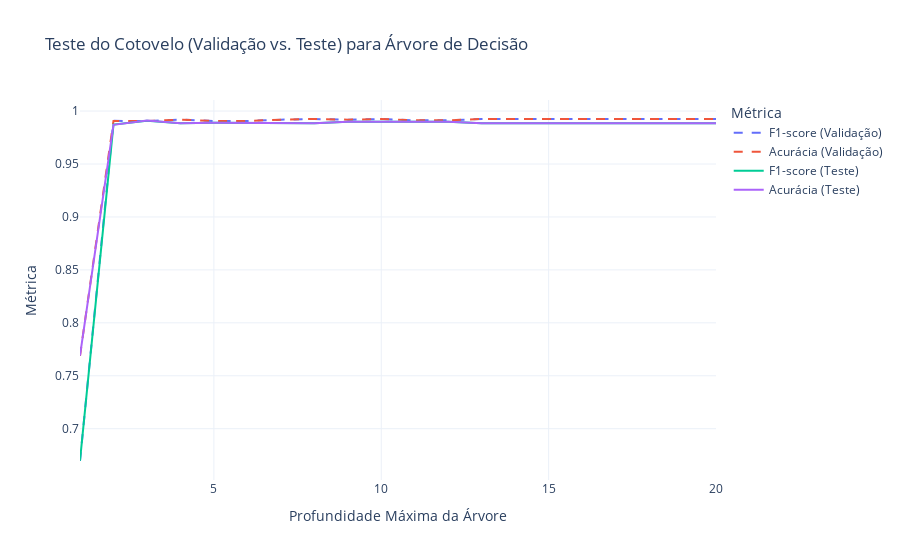

Here is the notebook cell this chart was saved with:
### Code cell
# Teste do cotovelo para a profundidade da árvore
depth_range = range(1, 21) # Testar profundidades de 1 a 20
scores_val = []
precisions_val = []
recalls_val = []
f1s_val = []

scores_test = []
precisions_test = []
recalls_test = []
f1s_test = []

for depth in depth_range:
    ad_model = DecisionTreeClassifier(max_depth=depth, random_state=42)
    ad_model.fit(X_train, y_train)

    # Avaliação na validação
    y_pred_val = ad_model.predict(X_val)
    scores_val.append(accuracy_score(y_val, y_pred_val))
    precisions_val.append(precision_score(y_val, y_pred_val, average='weighted'))
    recalls_val.append(recall_score(y_val, y_pred_val, average='weighted'))
    f1s_val.append(f1_score(y_val, y_pred_val, average='weighted'))

    # Avaliação no teste
    y_pred_test = ad_model.predict(X_test)
    scores_test.append(accuracy_score(y_test, y_pred_test))
    precisions_test.append(precision_score(y_test, y_pred_test, average='weighted'))
    recalls_test.append(recall_score(y_test, y_pred_test, average='weighted'))
    f1s_test.append(f1_score(y_test, y_pred_test, average='weighted'))

# Gráfico interativo do teste do cotovelo para Validação vs Teste
fig = go.Figure()

# Métricas de Validação
fig.add_trace(go.Scatter(x=list(depth_range), y=f1s_val, mode='lines', name='F1-score (Validação)', line=dict(dash='dash')))
fig.add_trace(go.Scatter(x=list(depth_range), y=scores_val, mode='lines', name='Acurácia (Validação)', line=dict(dash='dash')))

# Métricas de Teste
fig.add_trace(go.Scatter(x=list(depth_range), y=f1s_test, mode='lines', name='F1-score (Teste)'))
fig.add_trace(go.Scatter(x=list(depth_range), y=scores_test, mode='lines', name='Acurácia (Teste)'))


fig.update_layout(
    title='Teste do Cotovelo (Validação vs. Teste) para Árvore de Decisão',
    xaxis_title='Profundidade Máxima da Árvore',
    yaxis_title='Métrica',
    legend_title='Métrica',
    template='plotly_white'
)
fig.show()

### Figure 1 — Plotly figure (JSON) as saved in the notebook; plotly's stock layout.template omitted (floating-point values rounded to 4 significant figures)
{"data": [{"line": {"dash": "dash"}, "mode": "lines", "name": "F1-score (Validação)", "type": "scatter", "x": [1, 2, 3, 4, 5, 6, 7, 8, 9, 10, 11, 12, 13, 14, 15, 16, 17, 18, 19, 20], "y": [0.6695, 0.9907, 0.9905, 0.9919, 0.9906, 0.9906, 0.9919, 0.9925, 0.9918, 0.9925, 0.9912, 0.9912, 0.9925, 0.9925, 0.9925, 0.9925, 0.9925, 0.9925, 0.9925, 0.9925]}, {"line": {"dash": "dash"}, "mode": "lines", "name": "Acurácia (Validação)", "type": "scatter", "x": [1, 2, 3, 4, 5, 6, 7, 8, 9, 10, 11, 12, 13, 14, 15, 16, 17, 18, 19, 20], "y": [0.7688, 0.9906, 0.9906, 0.9919, 0.9906, 0.9906, 0.9919, 0.9925, 0.9919, 0.9925, 0.9912, 0.9912, 0.9925, 0.9925, 0.9925, 0.9925, 0.9925, 0.9925, 0.9925, 0.9925]}, {"mode": "lines", "name": "F1-score (Teste)", "type": "scatter", "x": [1, 2, 3, 4, 5, 6, 7, 8, 9, 10, 11, 12, 13, 14, 15, 16, 17, 18, 19, 20], "y": [0.6698, 0.9872, 0.9909, 0.9886, 0.9891, 0.989, 0.989, 0.9885, 0.99, 0.99, 0.9895, 0.99, 0.9885, 0.9885, 0.9885, 0.9885, 0.9885, 0.9885, 0.9885, 0.9885]}, {"mode": "lines", "name": "Acurácia (Teste)", "type": "scatter", "x": [1, 2, 3, 4, 5, 6, 7, 8, 9, 10, 11, 12, 13, 14, 15, 16, 17, 18, 19, 20], "y": [0.769, 0.987, 0.991, 0.9885, 0.989, 0.989, 0.989, 0.9885, 0.99, 0.99, 0.9895, 0.99, 0.9885, 0.9885, 0.9885, 0.9885, 0.9885, 0.9885, 0.9885, 0.9885]}], "layout": {"legend": {"title": {"text": "Métrica"}}, "title": {"text": "Teste do Cotovelo (Validação vs. Teste) para Árvore de Decisão"}, "xaxis": {"title": {"text": "Profundidade Máxima da Árvore"}}, "yaxis": {"title": {"text": "Métrica"}}}}
